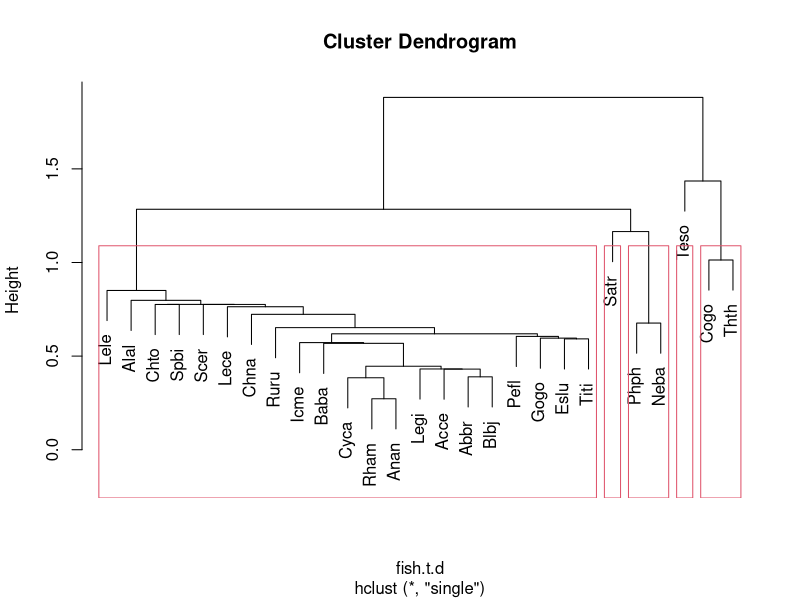
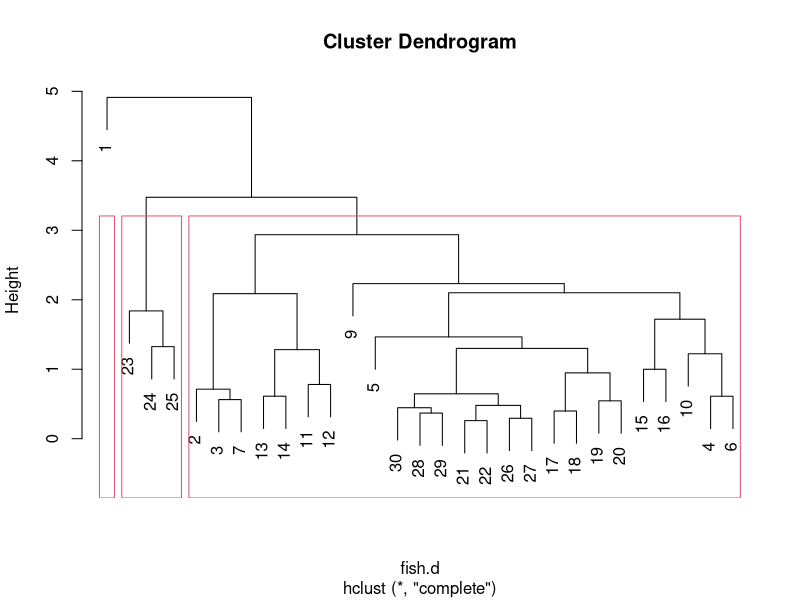
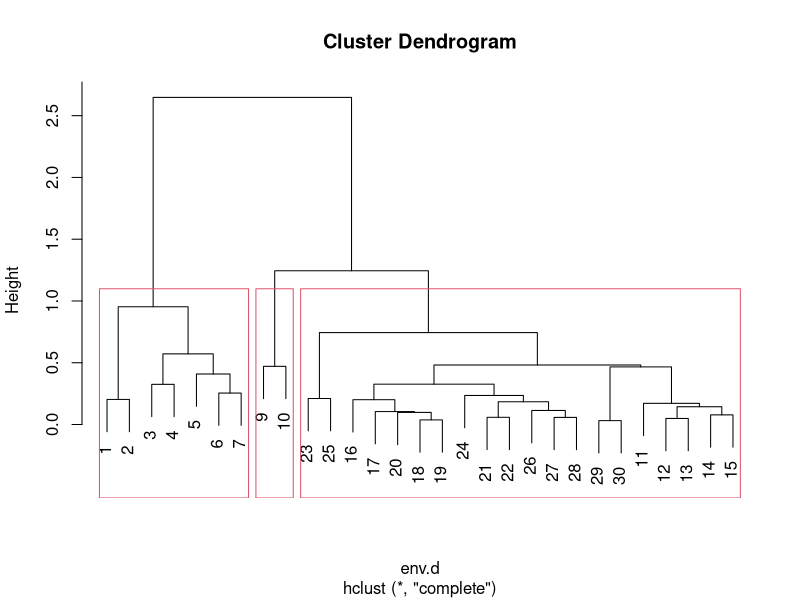

Reproduce these figures in R, in order.
rm(list = ls())

# Read in the doubs and delete the site 8 
# find which is the most species site 
# and the most widespread species

library("ade4")
library("tidyverse")

data(doubs)
fish <- doubs$fish[-8, ]
site_species <- apply(fish > 0, 1, sum) 
sort(site_species) #29
species_site <- apply(fish > 0, 2, sum) 
sort(species_site) #Lece 

# indentify groups of species 
# Which groups of species are related to these groups of sites?

library("permute")
library("lattice")
library("vegan")

fish.t <- t(fish)
fish.t.chi <- decostand(fish.t, "chi.square")
fish.t.d <- dist(fish.t.chi)
fish.chi.single <- hclust(fish.t.d, method = "single")     
plot(fish.chi.single)
rect.hclust(fish.chi.single, k=5) 

# cluster species by site
fish.chi <- decostand(fish, "chi.square")
fish.d <- dist(fish.chi)
fish.d.complete <- hclust(fish.d, method = "complete")
plot(fish.d.complete)
rect.hclust(fish.d.complete, k=3) 

# cluster env by site
env <- doubs$env[-8, ]
env.chi <- decostand(env, "chi.square")
env.d <- dist(env.chi)
env.d.complete <- hclust(env.d, method = "complete")
plot(env.d.complete)
rect.hclust(env.d.complete, k=3) 

# Do RDA analysis
# find which environmental variables cause a community to vary across a landscape?

decorana(fish)
fish.h <- decostand(fish, "hellinger") 
fish.rda <- rda(fish.h ~ ., env)
summary(fish.rda)
